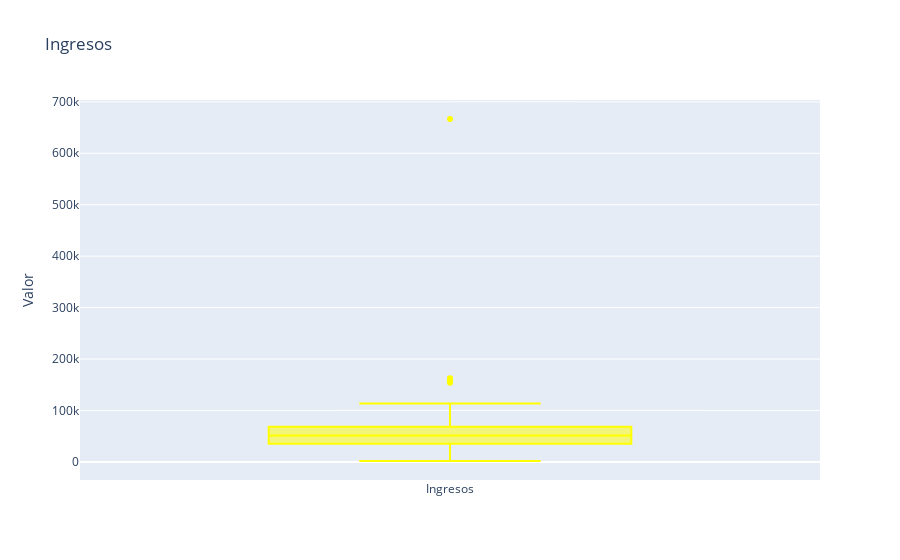

Here is the notebook cell this chart was saved with:
### Code cell
# YOUR CODE HERE
gasto = widgets.Dropdown(
                        description = 'Tipo de Gasto:',
                        options = ["MntWines","MntFruits","MntMeatProducts","MntFishProducts","MntSweetProducts","MntGoldProds"],
                        style = {'description_width': 'initial'}       # Mostrar el nombre completo.
                       )

display(gasto)
fig = go.Figure(
                data = [ 
                    # Tipo de visualización. En este caso definimos un diagrama de caja.
                    go.Box(
                            y = mercadeo["Income"], # Definimos los valores de la serie de datos.
                            name = "Ingresos",                       # Definimos nombre de la serie de datos.
                            marker_color = 'yellow'                 # Definimos el color del diagrama.
                               ),
                       ],
                layout = go.Layout(
                                    title = "Ingresos",  # Definimos el título del gráfico.
                                    yaxis_title = "Valor"            # Definimos el título del eje y.
                                  )
                )

fig.show()

### Figure 1 — Plotly figure (JSON) as saved in the notebook; plotly's stock layout.template omitted (floating-point values rounded to 4 significant figures; data arrays with more than 128 entries replaced by an {"elided": "..."} marker saying what was removed)
{"data": [{"marker": {"color": "yellow"}, "name": "Ingresos", "type": "box", "y": {"elided": "2240 int values"}}], "layout": {"title": {"text": "Ingresos"}, "yaxis": {"title": {"text": "Valor"}}}}
